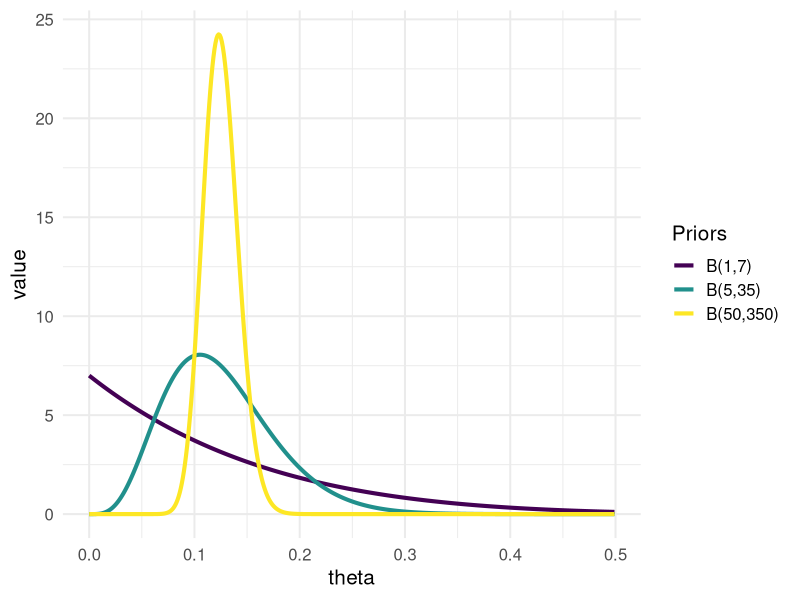
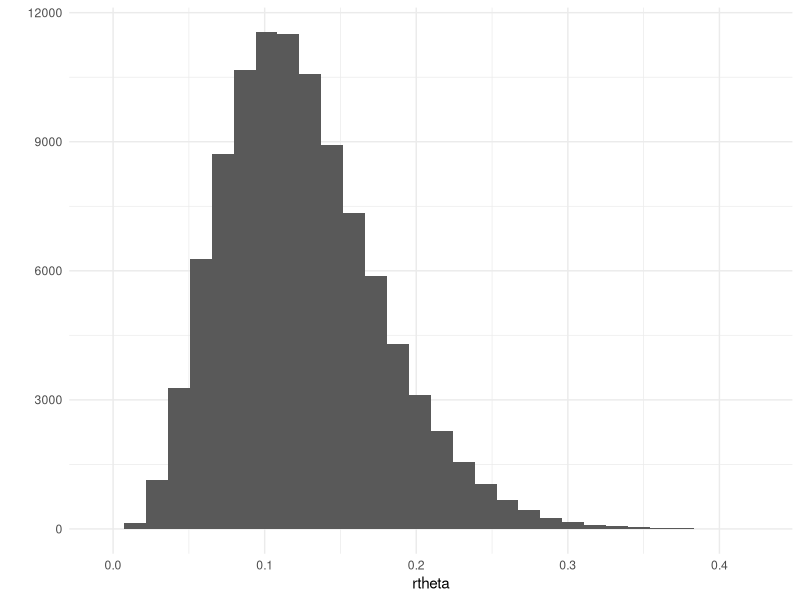
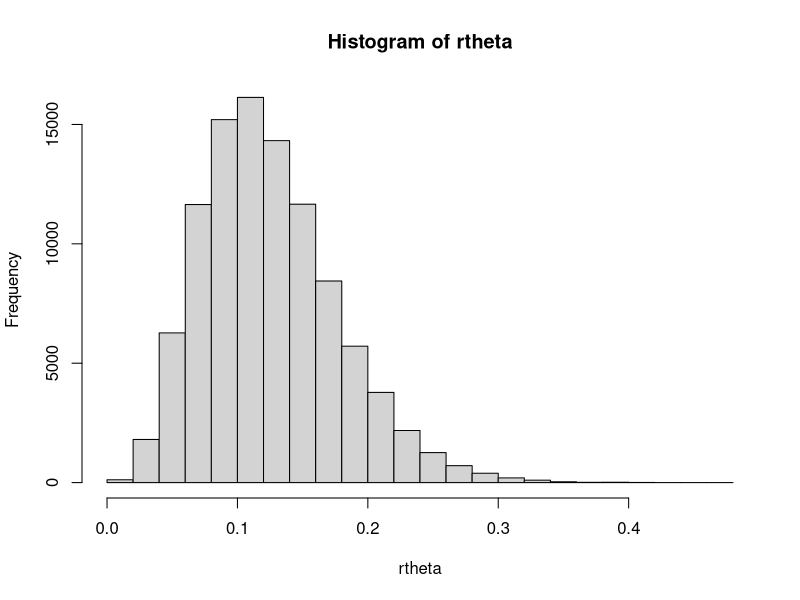
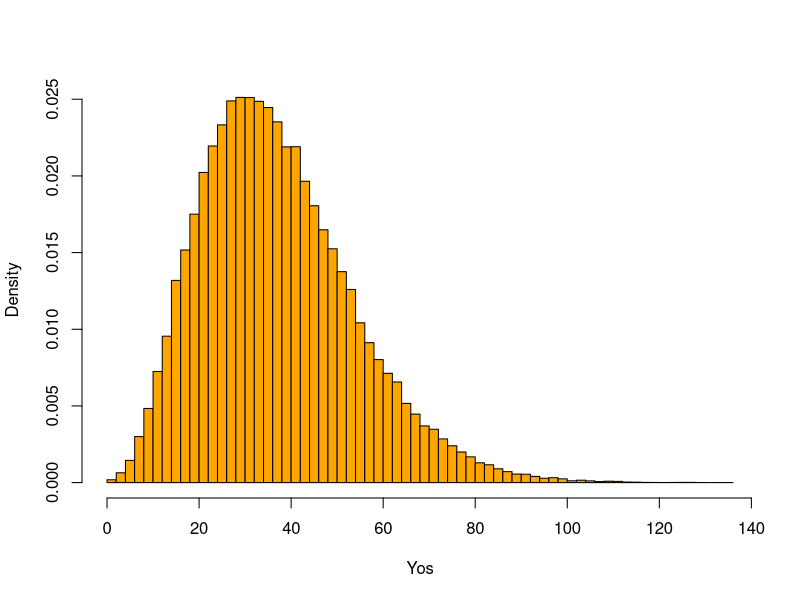

Recreate these plots in R, in order.
## ---- chunk 1
knitr::opts_chunk$set(echo = TRUE)
library(tidyverse)
## ---- chunk 2
thetas <- seq(0, 1, by = 0.001)
theta <- thetas[1:500]
dfbetas <- tibble(theta,
           db1= dbeta(theta,1,7),
           db2 = dbeta(theta, 5, 35),
           db3 = dbeta(theta, 50, 350))
require(reshape2)
datalong  <-  melt(dfbetas, id="theta")
head(datalong)
require(ggthemes)

ggplot(datalong) +
geom_line(aes(x = theta,y=value,colour=variable), size=1.4) +
theme(legend.title=element_blank()) +
scale_colour_viridis_d(name  ="Priors",
                          labels=c("B(1,7)", "B(5,35)","B(50,350)"))+ 
theme_minimal(base_size = 15)

## ---- chunk 3
rtheta <- rbeta(n = 100000, shape1 = 5, shape2 = 35)
qplot(rtheta) + 
  theme_minimal()#quick and dirty ggplplot on a vector

## ---- chunk 4
rtheta <- rbeta(n = 100000, shape1 = 5, shape2 = 35)
hist(rtheta) #quick and dirty plot on a vector

y <- rbinom(n = length(rtheta), prob =  rtheta, size = 300)

hist(y, breaks = 50, col = "orange", main = "", xlab = "Yos", probability = T)

## ---- chunk 5
thetaPostMC <- rbeta(n = 1e6, 45, 295)
mean(thetaPostMC)
## ---- chunk 6
sims <- tibble(thetas = rtheta,
       yobs = y)

sims %>%
  filter(yobs == 40) %>%
  filter(thetas < 0.11) %>%
  filter(thetas > 0.09) %>%
  tally()

sims %>%
  # filter(yobs == 40) %>%
  filter(thetas < 0.11) %>%
  filter(thetas > 0.09) %>%
  tally()

